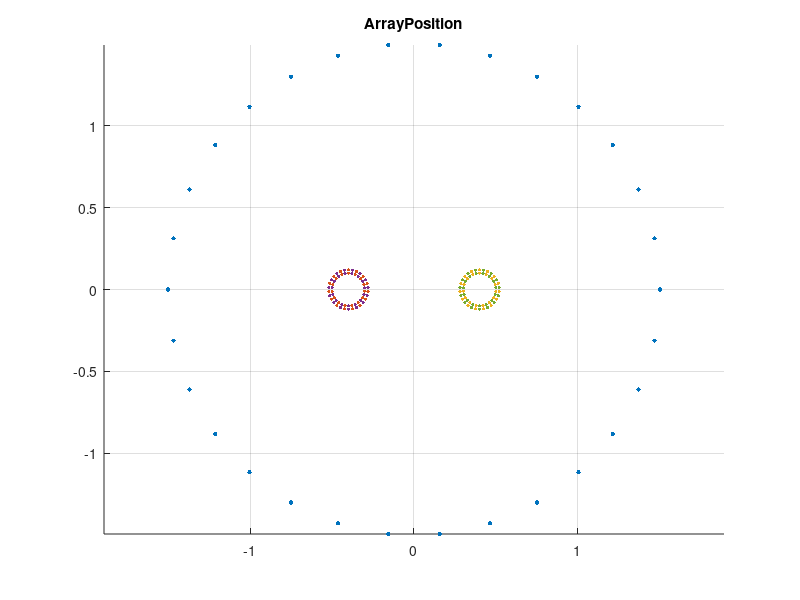
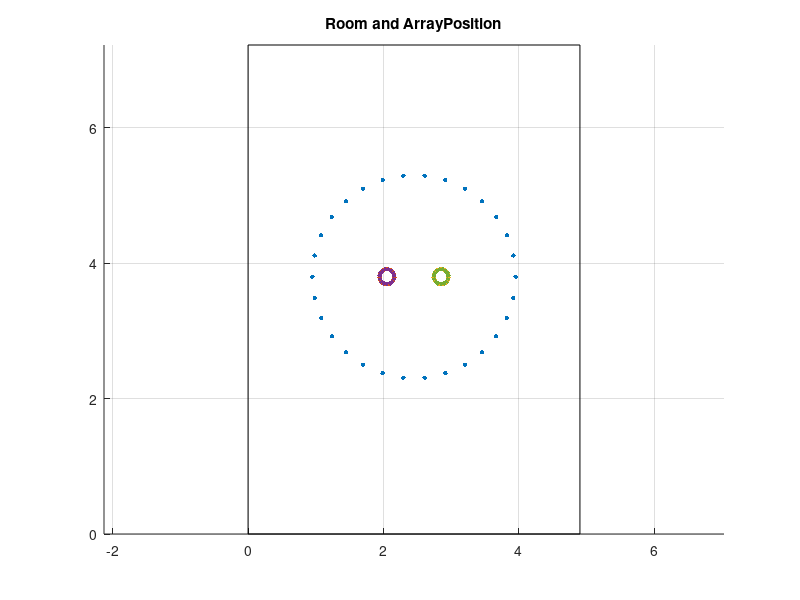

Write the MATLAB code that produced these figures, in order. (Note: this script raises an error after producing the figures.)
%% 
close all;clear;clc

%% Array Setup
% room
L = [4.9, 7.22, 5.29]; 
% loudspeakersPosition
l = 1:30;
R = 1.5;
xL = -1 * R * sin((2 * l - 1) * pi / 30);
yL = R * cos((2 * l - 1) * pi / 30);

% MicrophonePosition
r1 = 0.12;
r2 = 0.10;
m = 1:60; % 30 control points, 30 Evaluation points
rm = 0.12-0.02*floor((m-1)/30);
% A zone, Bright
xmA = -1*rm.*sin(mod(m-1, 30)*2*pi/30)-0.4;
ymA = rm.*cos(mod(m-1, 30)*2*pi/30);
% B zone, Dark
xmB = -1*rm.*sin(mod(m-1, 30)*2*pi/30)+0.4;
ymB = rm.*cos(mod(m-1, 30)*2*pi/30);
% Control points
xmAControl = xmA(1:2:end);
ymAControl = ymA(1:2:end);
xmBControl = xmB(1:2:end);
ymBControl = ymB(1:2:end);
% Evaluation points
xmAEvaluation = xmA(2:2:end);
ymAEvaluation = ymA(2:2:end);
xmBEvaluation = xmB(2:2:end);
ymBEvaluation = ymB(2:2:end);

% Position grapha
figure(1)
scatter(xL, yL, 10, 'filled');
hold on;
scatter(xmAControl, ymAControl, 5, 'filled');
hold on;
scatter(xmBControl, ymBControl, 5, 'filled');
hold on;
scatter(xmAEvaluation, ymAEvaluation, 5, 'filled');
hold on;
scatter(xmBEvaluation, ymBEvaluation, 5, 'filled');
hold off;
title('ArrayPosition');
grid on;
axis equal;

%% Room and ArrayPosition(Place the array in the room)
arrayCenter = [2.45, 3.8, 1.45];% Array Center
s = [xL', yL', 1.45*ones(size(xL, 2), 1)]+arrayCenter;
bCtrPtsPositions = [xmAControl', ymAControl', 1.45*ones(size(xmAControl, 2), 1)]+arrayCenter;
dCtrPtsPositions = [xmBControl', ymBControl', 1.45*ones(size(xmBControl, 2), 1)]+arrayCenter;
bEvaPtsPositions = [xmAEvaluation', ymAEvaluation', 1.45*ones(size(xmAEvaluation, 2), 1)]+arrayCenter;
dEvaPtsPositions = [xmBEvaluation', ymBEvaluation', 1.45*ones(size(xmBEvaluation, 2), 1)]+arrayCenter;
figure(2)
scatter(s(:, 1), s(:, 2), 10, 'filled');
hold on;
scatter(bCtrPtsPositions(:, 1), bCtrPtsPositions(:, 2), 5, 'filled');
hold on;
scatter(dCtrPtsPositions(:, 1), dCtrPtsPositions(:, 2), 5, 'filled');
hold on;
scatter(bEvaPtsPositions(:, 1), bEvaPtsPositions(:, 2), 5, 'filled');
hold on;
scatter(dEvaPtsPositions(:, 1), dEvaPtsPositions(:, 2), 5, 'filled');
hold on;
rectangle('Position',[0 0 L(1) L(2)]);
hold off;
title('Room and ArrayPosition');
grid on;
axis equal;
ATF.array.bCtrPtsPositions = bCtrPtsPositions;
ATF.array.dCtrPtsPositions = dCtrPtsPositions;
ATF.array.bEvaPtsPositions = bEvaPtsPositions;
ATF.array.dEvaPtsPositions = dEvaPtsPositions;
ATF.array.s = s;
                 
%% generate true rir matrix,  and convert to the frequency domain
c = 343;
fs = 48000;
beta = 0.3; % RT
n = 4096; % n, DFT
HB = [];
HD = [];
% control points
for T = 1:size(bCtrPtsPositions, 1)
    for TT = 1:size(s, 1)
        rir = rir_generator(c, fs, bCtrPtsPositions(T, :), s(TT, :), L, beta, n);
        Y = fft(rir);
        P2 = (Y/n);
        P1 = P2(1:floor(n/2) + 1);
        P1(2:end-1) = 2*P1(2:end-1);
        f = fs*(0:floor(n/2))/n; 
        HB(T, TT, :) = P1';
    end                           
end
for T = 1:size(dCtrPtsPositions, 1)
    for TT = 1:size(s, 1)
        rir = rir_generator(c, fs, dCtrPtsPositions(T, :), s(TT, :), L, beta, n);
        Y = fft(rir);
        P2 = (Y/n);
        P1 = P2(1:floor(n/2) + 1);
        P1(2:end-1) = 2*P1(2:end-1);
        f = fs*(0:floor(n/2))/n; 
        HD(T, TT, :) = P1';
    end                           
end
% evaluation points
for T = 1:size(bEvaPtsPositions, 1)
    for TT = 1:size(s, 1)
        rir = rir_generator(c, fs, bEvaPtsPositions(T, :), s(TT, :), L, beta, n);
        Y = fft(rir);
        P2 = (Y/n);
        P1 = P2(1:floor(n/2) + 1);
        P1(2:end-1) = 2*P1(2:end-1);
        f = fs*(0:floor(n/2))/n; 
        HBE(T, TT, :) = P1';
    end                           
end
for T = 1:size(dEvaPtsPositions, 1)
    for TT = 1:size(s, 1)
        rir = rir_generator(c, fs, dEvaPtsPositions(T, :), s(TT, :), L, beta, n);
        Y = fft(rir);
        P2 = (Y/n);
        P1 = P2(1:floor(n/2) + 1);
        P1(2:end-1) = 2*P1(2:end-1);
        f = fs*(0:floor(n/2))/n; 
        HDE(T, TT, :) = P1';
    end                           
end
ATF.irTrue.HB = HB;
ATF.irTrue.HD = HD;
ATF.irTrue.HBE = HBE;
ATF.irTrue.HDE = HDE;
ATF.room.c = c;
ATF.room.L = L;
ATF.room.beta = beta;
ATF.FFT.fs = fs;
ATF.FFT.n = n;
ATF.FFT.f = f;


%% generate rir matrix adding perturbation with microphone positions, and convert to the frequency domain 
%  mismatch in bright zone, 11 groups matrix Noisy.

addNoisyNumber = 10;
perturbationGrid = -0.2 + (0.2 + 0.2) .* rand(addNoisyNumber,2);
HBPertur = [];
for i = 1:addNoisyNumber
    bPerturbation = bCtrPtsPositions + [perturbationGrid(i, 1), perturbationGrid(i, 2), 0];
    for T = 1:size(bCtrPtsPositions, 1)
        for TT = 1:size(s, 1)
            rir = rir_generator(c, fs, bPerturbation(T, :), s(TT, :), L, beta, n);           
            Y = fft(rir);
            P2 = (Y/n);
            P1 = P2(1:floor(n/2) + 1);
            P1(2:end-1) = 2*P1(2:end-1);
            f = fs*(0:floor(n/2))/n; 
            HBPertur(T, TT, :, i) = P1';
        end                           
    end
end
ATF.irMeasured.HB = HBPertur;
ATF.irMeasured.addNoisyNumber = addNoisyNumber;
ATF.irMeasured.perturbationGrid = perturbationGrid;
save ATF.mat ATF;


